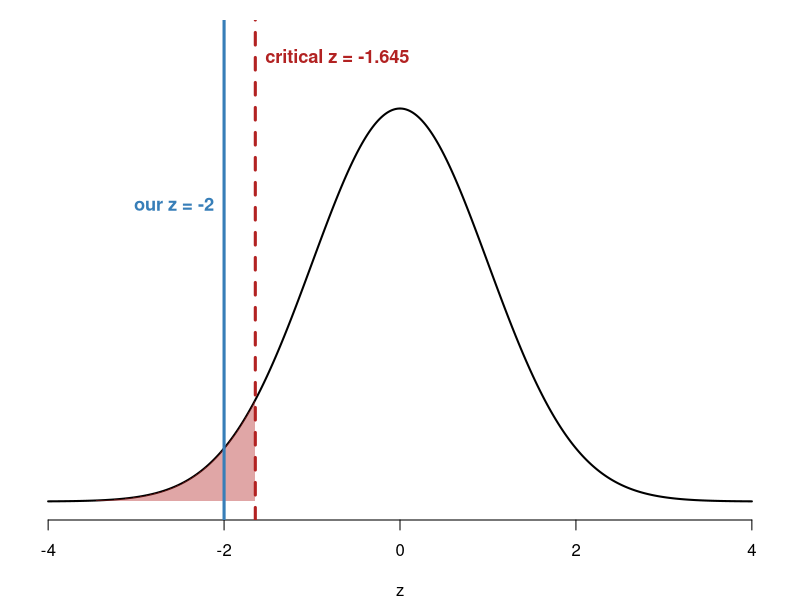
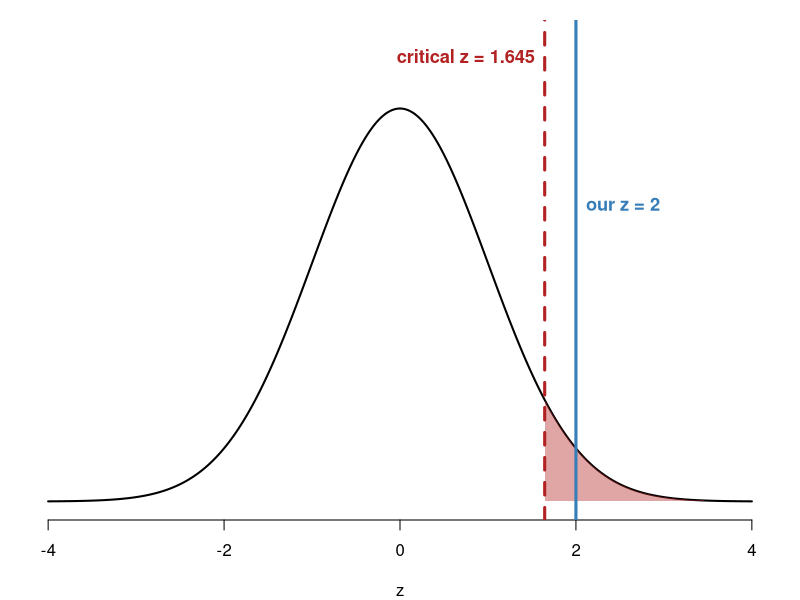
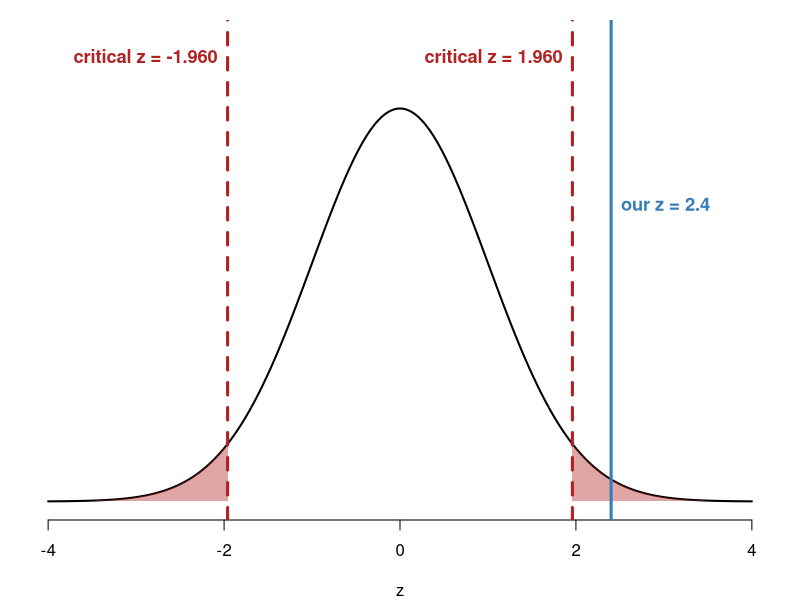
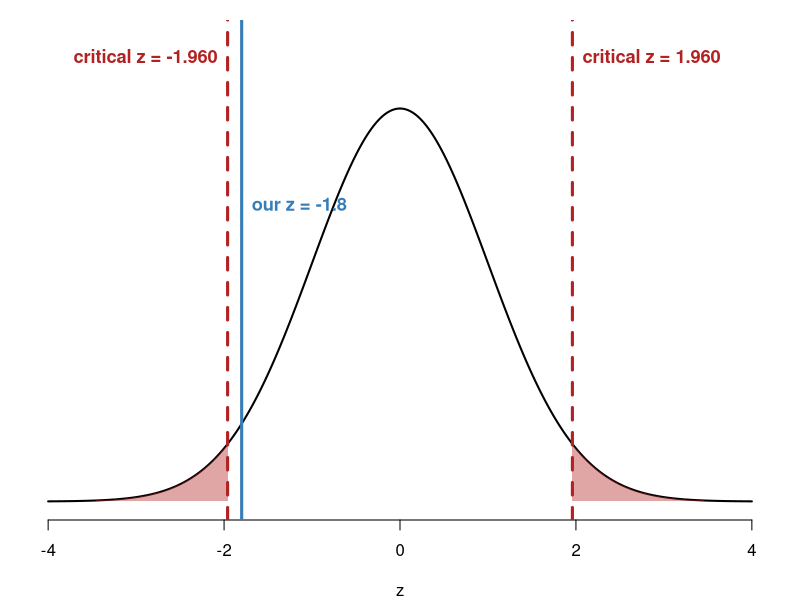
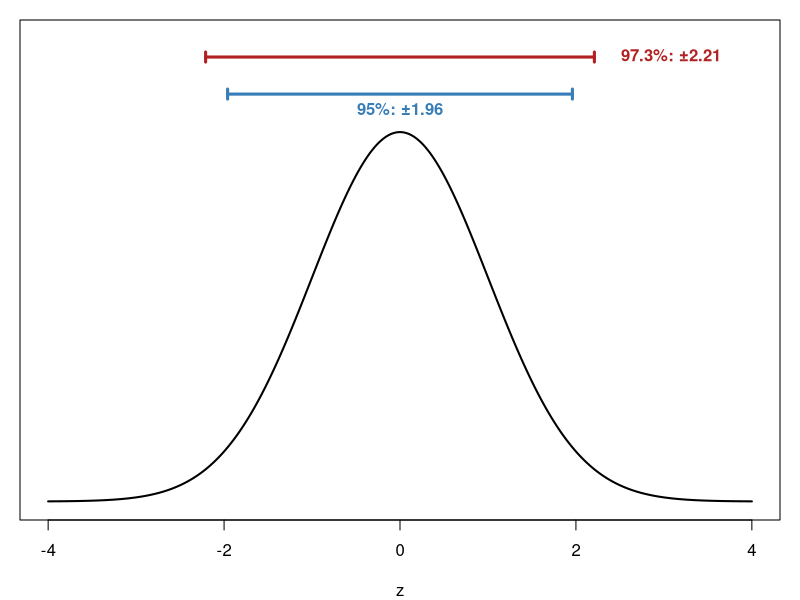
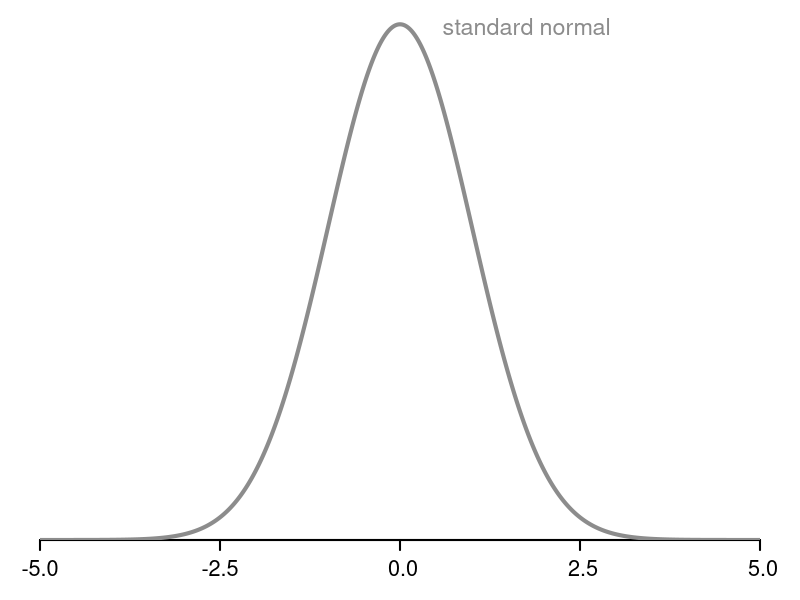
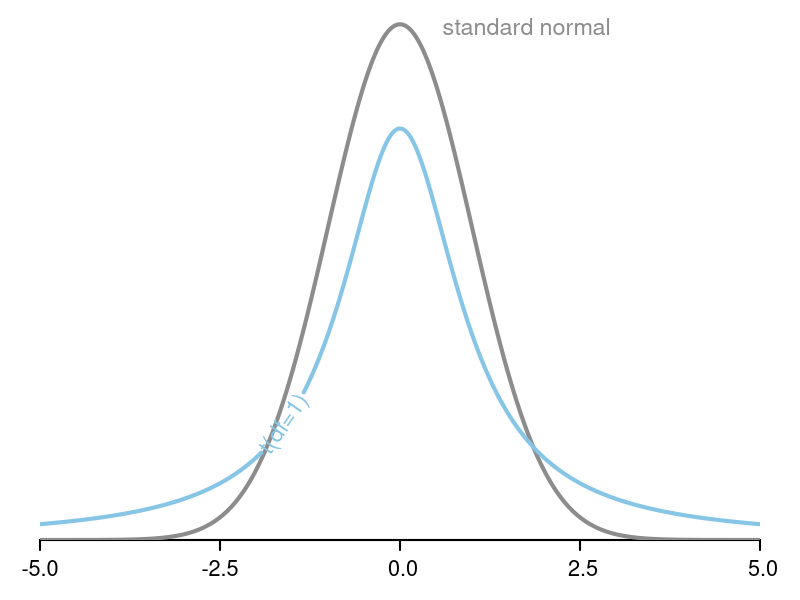
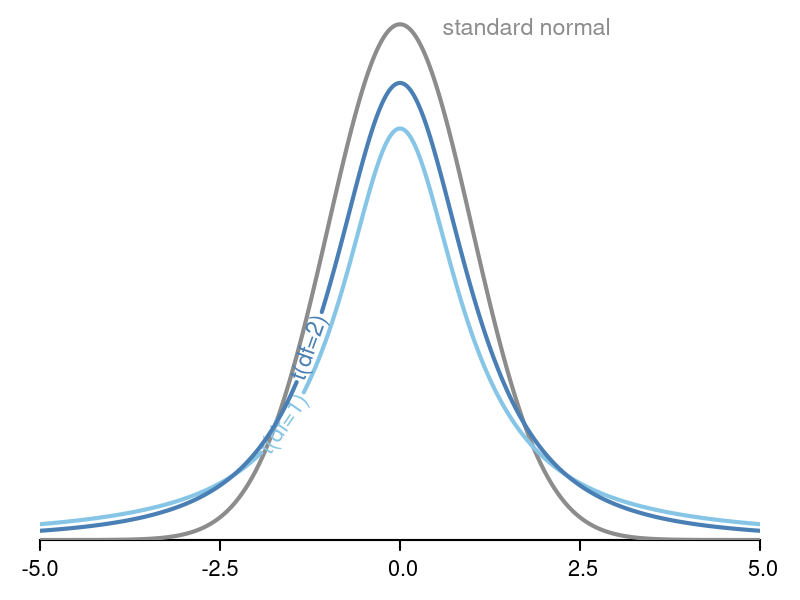

These charts were generated, in order, by the following R code:
## ---- chunk 1
#| include: false
# crit_plot(): z curve with the rejection region shaded, the critical value(s) as
# dashed red line(s), and the observed z as a solid blue line
crit_plot <- function(tail, z_obs, alpha = .05) {
  x <- seq(-4, 4, length.out = 400)
  par(mar = c(4, 1, 1, 1))
  plot(x, dnorm(x), type = "l", lwd = 2, xlab = "z", ylab = "", yaxt = "n",
       bty = "n", ylim = c(0, 0.47))
  shade <- function(a, b) {
    xs <- seq(a, b, length.out = 100)
    polygon(c(a, xs, b), c(0, dnorm(xs), 0), col = adjustcolor("firebrick", .4), border = NA)
  }
  cv <- switch(tail,
               lower = qnorm(alpha),
               upper = qnorm(1 - alpha),
               two   = c(qnorm(alpha / 2), qnorm(1 - alpha / 2)))
  if (tail == "lower") shade(-4, cv)
  if (tail == "upper") shade(cv, 4)
  if (tail == "two")   { shade(-4, cv[1]); shade(cv[2], 4) }
  abline(v = cv, col = "firebrick", lwd = 3, lty = 2)
  abline(v = z_obs, col = "#377EB8", lwd = 3)
  near <- cv[which.min(abs(cv - z_obs))]          # the cutoff on the same side
  outward <- abs(z_obs) > abs(near)               # is our z beyond that cutoff?
  # put each cutoff's label on the side away from our z line
  cpos <- ifelse(cv < 0, 2, 4)
  if (outward) cpos[cv == near] <- ifelse(near < 0, 4, 2)
  text(cv, 0.45, paste("critical z =", sprintf("%.3f", cv)), col = "firebrick", font = 2,
       cex = 1.1, pos = cpos)
  text(z_obs, 0.30, paste("our z =", z_obs), col = "#377EB8", font = 2, cex = 1.1,
       pos = ifelse(xor(z_obs < 0, !outward), 2, 4))
}
## ---- chunk 2
qnorm(.05)    # qnorm(alpha)
(6.6 - 7) / (1.2 / sqrt(36))
## ---- chunk 3
#| echo: false
#| fig-width: 6
#| fig-height: 4
crit_plot("lower", z_obs = -2.0)
## ---- chunk 4
qnorm(1 - .05)    # qnorm(1 - alpha)
(76 - 70) / (15 / sqrt(25))
## ---- chunk 5
#| echo: false
#| fig-width: 6
#| fig-height: 4
crit_plot("upper", z_obs = 2.0)
## ---- chunk 6
qnorm(1 - .05 / 2)    # qnorm(1 - alpha/2)
(262 - 250) / (40 / sqrt(64))
## ---- chunk 7
#| echo: false
#| fig-width: 6
#| fig-height: 4
crit_plot("two", z_obs = 2.4)
## ---- chunk 8
qnorm(.05 / 2)    # qnorm(alpha/2)
(191 - 200) / (30 / sqrt(36))
## ---- chunk 9
#| echo: false
#| fig-width: 6
#| fig-height: 4
crit_plot("two", z_obs = -1.8)
## ---- chunk 10
#| echo: false
#| fig-width: 6
#| fig-height: 3.8
x <- seq(-4, 4, length.out = 400)
par(mar = c(4, 1, 1, 1))
plot(x, dnorm(x), type = "l", lwd = 2, xlab = "z", ylab = "", yaxt = "n", ylim = c(0, 0.5))
arrows(-1.96, 0.44, 1.96, 0.44, code = 3, angle = 90, length = .05, lwd = 3, col = "#377EB8")
arrows(-2.21, 0.48, 2.21, 0.48, code = 3, angle = 90, length = .05, lwd = 3, col = "firebrick")
text(0, 0.44, "95%: ±1.96", pos = 1, col = "#377EB8", font = 2)
text(2.4, 0.48, "97.3%: ±2.21", pos = 4, col = "firebrick", font = 2, xpd = TRUE)
## ---- chunk 11
#| include: false
# plot_zt(k): standard normal plus the first k t-curves (df = 1, 2, 10, 100)
plot_zt <- function(k = 0) {
  x <- seq(-5, 5, length.out = 1000)
  dfs  <- c(1, 2, 10, 100)
  cols <- c("#87C5E6", "#4A7FB5", "#335C8C", "#1E2A6E")
  labx <- c(-1.6, -1.25, -0.95, -0.45)
  par(mar = c(3, 2, 0.5, 2))
  plot(NA, xlim = c(-5, 5), ylim = c(0, 0.41), xlab = "", ylab = "",
       yaxt = "n", xaxt = "n", bty = "n", xaxs = "i", yaxs = "i")
  axis(1, at = seq(-5, 5, 2.5), labels = format(seq(-5, 5, 2.5), nsmall = 1),
       lwd = 2, cex.axis = 1.3)
  # draw a curve with its label written along it
  curve_lab <- function(f, lx, lab, col, cex = 1.4) {
    y <- f(x)
    asp <- (par("pin")[2] / diff(par("usr")[3:4])) / (par("pin")[1] / diff(par("usr")[1:2]))
    slope <- (f(lx + 1e-4) - f(lx - 1e-4)) / 2e-4
    ang <- atan(slope * asp) * 180 / pi
    # leave a gap in the line where the label sits (distance measured in inches)
    sx <- par("pin")[1] / diff(par("usr")[1:2]); sy <- par("pin")[2] / diff(par("usr")[3:4])
    w  <- strwidth(lab, units = "inches", cex = cex) / 2 * 1.08
    y[sqrt(((x - lx) * sx)^2 + ((y - f(lx)) * sy)^2) < w] <- NA
    lines(x, y, lwd = 4, col = col)
    text(lx, f(lx), lab, srt = ang, col = col, cex = cex)
  }
  lines(x, dnorm(x), lwd = 4, col = "grey55")
  text(0.45, 0.395, "standard normal", pos = 4, col = "grey55", cex = 1.4)
  if (k > 0) for (i in 1:k)
    curve_lab(function(z) dt(z, dfs[i]), labx[i], paste0("t(df=", dfs[i], ")"), cols[i])
}
## ---- chunk 12
#| echo: false
#| fig-width: 11
#| fig-height: 5.2
plot_zt(0)
## ---- chunk 13
#| echo: false
#| fig-width: 11
#| fig-height: 5.2
plot_zt(1)
## ---- chunk 14
#| echo: false
#| fig-width: 11
#| fig-height: 5.2
plot_zt(2)
## ---- chunk 15
#| echo: false
#| fig-width: 11
#| fig-height: 5.2
plot_zt(3)
## ---- chunk 16
#| echo: false
#| fig-width: 11
#| fig-height: 5.2
plot_zt(4)
